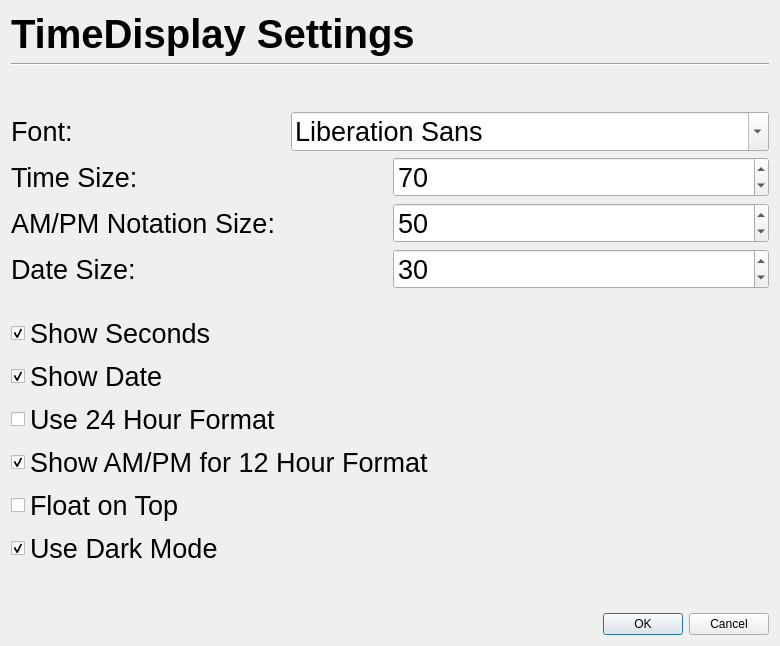
<?xml version="1.0" encoding="UTF-8"?>
<ui version="4.0">
 <class>Settings</class>
 <widget class="QDialog" name="Settings">
  <property name="geometry">
   <rect>
    <x>0</x>
    <y>0</y>
    <width>780</width>
    <height>552</height>
   </rect>
  </property>
  <property name="windowTitle">
   <string>Dialog</string>
  </property>
  <layout class="QVBoxLayout" name="verticalLayout">
   <item>
    <widget class="QLabel" name="label">
     <property name="font">
      <font>
       <pointsize>30</pointsize>
       <bold>true</bold>
      </font>
     </property>
     <property name="text">
      <string>TimeDisplay Settings</string>
     </property>
    </widget>
   </item>
   <item>
    <widget class="Line" name="line">
     <property name="orientation">
      <enum>Qt::Horizontal</enum>
     </property>
    </widget>
   </item>
   <item>
    <spacer name="verticalSpacer">
     <property name="orientation">
      <enum>Qt::Vertical</enum>
     </property>
     <property name="sizeType">
      <enum>QSizePolicy::Fixed</enum>
     </property>
     <property name="sizeHint" stdset="0">
      <size>
       <width>20</width>
       <height>40</height>
      </size>
     </property>
    </spacer>
   </item>
   <item>
    <layout class="QHBoxLayout" name="horizontalLayout">
     <item>
      <widget class="QLabel" name="FontLabel">
       <property name="font">
        <font>
         <pointsize>20</pointsize>
        </font>
       </property>
       <property name="text">
        <string>Font: </string>
       </property>
      </widget>
     </item>
     <item>
      <widget class="QFontComboBox" name="FontUsage">
       <property name="font">
        <font>
         <pointsize>20</pointsize>
        </font>
       </property>
      </widget>
     </item>
    </layout>
   </item>
   <item>
    <layout class="QHBoxLayout" name="horizontalLayout_2">
     <item>
      <widget class="QLabel" name="TimeSizeLabel">
       <property name="font">
        <font>
         <pointsize>20</pointsize>
        </font>
       </property>
       <property name="text">
        <string>Time Size: </string>
       </property>
      </widget>
     </item>
     <item>
      <widget class="QSpinBox" name="TimeSize">
       <property name="font">
        <font>
         <pointsize>20</pointsize>
        </font>
       </property>
       <property name="maximum">
        <number>999</number>
       </property>
       <property name="value">
        <number>70</number>
       </property>
      </widget>
     </item>
    </layout>
   </item>
   <item>
    <layout class="QHBoxLayout" name="horizontalLayout_4">
     <item>
      <widget class="QLabel" name="Hr12NotationSizeLabel">
       <property name="font">
        <font>
         <pointsize>20</pointsize>
        </font>
       </property>
       <property name="text">
        <string>AM/PM Notation Size: </string>
       </property>
      </widget>
     </item>
     <item>
      <widget class="QSpinBox" name="Hr12NotationSize">
       <property name="font">
        <font>
         <pointsize>20</pointsize>
        </font>
       </property>
       <property name="maximum">
        <number>999</number>
       </property>
       <property name="value">
        <number>50</number>
       </property>
      </widget>
     </item>
    </layout>
   </item>
   <item>
    <layout class="QHBoxLayout" name="horizontalLayout_3">
     <item>
      <widget class="QLabel" name="DateSizeLabel">
       <property name="font">
        <font>
         <pointsize>20</pointsize>
        </font>
       </property>
       <property name="text">
        <string>Date Size: </string>
       </property>
      </widget>
     </item>
     <item>
      <widget class="QSpinBox" name="DateSize">
       <property name="font">
        <font>
         <pointsize>20</pointsize>
        </font>
       </property>
       <property name="maximum">
        <number>999</number>
       </property>
       <property name="value">
        <number>30</number>
       </property>
      </widget>
     </item>
    </layout>
   </item>
   <item>
    <spacer name="verticalSpacer_3">
     <property name="orientation">
      <enum>Qt::Vertical</enum>
     </property>
     <property name="sizeType">
      <enum>QSizePolicy::Fixed</enum>
     </property>
     <property name="sizeHint" stdset="0">
      <size>
       <width>20</width>
       <height>20</height>
      </size>
     </property>
    </spacer>
   </item>
   <item>
    <widget class="QCheckBox" name="ShowSeconds">
     <property name="font">
      <font>
       <pointsize>20</pointsize>
      </font>
     </property>
     <property name="text">
      <string>Show Seconds</string>
     </property>
     <property name="checked">
      <bool>true</bool>
     </property>
    </widget>
   </item>
   <item>
    <widget class="QCheckBox" name="ShowDate">
     <property name="font">
      <font>
       <pointsize>20</pointsize>
      </font>
     </property>
     <property name="text">
      <string>Show Date</string>
     </property>
     <property name="checked">
      <bool>true</bool>
     </property>
    </widget>
   </item>
   <item>
    <widget class="QCheckBox" name="hr24Usage">
     <property name="font">
      <font>
       <pointsize>20</pointsize>
      </font>
     </property>
     <property name="text">
      <string>Use 24 Hour Format</string>
     </property>
    </widget>
   </item>
   <item>
    <widget class="QCheckBox" name="Hr12NotUsage">
     <property name="font">
      <font>
       <pointsize>20</pointsize>
      </font>
     </property>
     <property name="text">
      <string>Show AM/PM for 12 Hour Format</string>
     </property>
     <property name="checked">
      <bool>true</bool>
     </property>
    </widget>
   </item>
   <item>
    <widget class="QCheckBox" name="FloatWindow">
     <property name="font">
      <font>
       <pointsize>20</pointsize>
      </font>
     </property>
     <property name="text">
      <string>Float on Top</string>
     </property>
    </widget>
   </item>
   <item>
    <widget class="QCheckBox" name="useDarkMode">
     <property name="font">
      <font>
       <pointsize>20</pointsize>
      </font>
     </property>
     <property name="text">
      <string>Use Dark Mode</string>
     </property>
     <property name="checked">
      <bool>true</bool>
     </property>
    </widget>
   </item>
   <item>
    <spacer name="verticalSpacer_2">
     <property name="orientation">
      <enum>Qt::Vertical</enum>
     </property>
     <property name="sizeType">
      <enum>QSizePolicy::Fixed</enum>
     </property>
     <property name="sizeHint" stdset="0">
      <size>
       <width>20</width>
       <height>40</height>
      </size>
     </property>
    </spacer>
   </item>
   <item>
    <spacer name="verticalSpacer_4">
     <property name="orientation">
      <enum>Qt::Vertical</enum>
     </property>
     <property name="sizeHint" stdset="0">
      <size>
       <width>20</width>
       <height>40</height>
      </size>
     </property>
    </spacer>
   </item>
   <item>
    <widget class="QDialogButtonBox" name="buttonBox">
     <property name="orientation">
      <enum>Qt::Horizontal</enum>
     </property>
     <property name="standardButtons">
      <set>QDialogButtonBox::Cancel|QDialogButtonBox::Ok</set>
     </property>
    </widget>
   </item>
  </layout>
 </widget>
 <resources/>
 <connections>
  <connection>
   <sender>buttonBox</sender>
   <signal>accepted()</signal>
   <receiver>Settings</receiver>
   <slot>accept()</slot>
   <hints>
    <hint type="sourcelabel">
     <x>248</x>
     <y>254</y>
    </hint>
    <hint type="destinationlabel">
     <x>157</x>
     <y>274</y>
    </hint>
   </hints>
  </connection>
  <connection>
   <sender>buttonBox</sender>
   <signal>rejected()</signal>
   <receiver>Settings</receiver>
   <slot>reject()</slot>
   <hints>
    <hint type="sourcelabel">
     <x>316</x>
     <y>260</y>
    </hint>
    <hint type="destinationlabel">
     <x>286</x>
     <y>274</y>
    </hint>
   </hints>
  </connection>
 </connections>
</ui>
